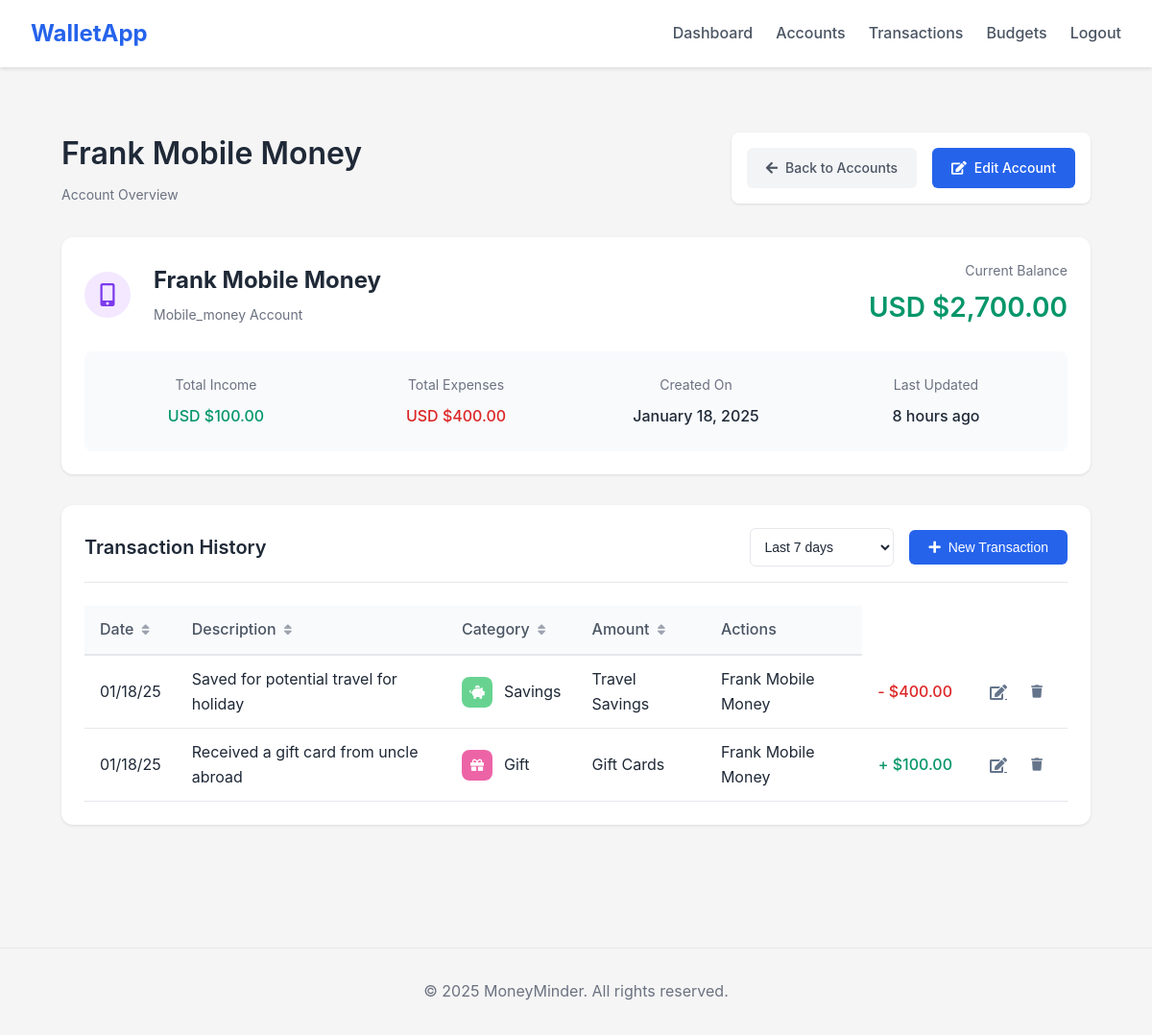
Screenshot of /accounts/49987432-ae99-4367-a65b-27c437ffd60e (signed in) with the database file from the repository.
### app/models/account.py (models this page shows, shortened)
class Account(db.Model, BaseModel):
    __tablename__ = 'accounts'
    name = db.Column(db.String(100), nullable=False)
    account_type = db.Column(db.String(50), nullable=False)  # bank, cash, mobile_money
    currency = db.Column(db.String(3), nullable=False, default='USD')
    balance = db.Column(db.Numeric(10, 2), nullable=False, default=0)
    description = db.Column(db.Text)
    user_id = db.Column(db.String(50), db.ForeignKey('users.id'), nullable=False)
    transactions = db.relationship('Transaction', back_populates='account', lazy='dynamic', cascade='all, delete-orphan')

### app/models/transaction.py (models this page shows, shortened)
class Transaction(db.Model, BaseModel):
    __tablename__ = 'transactions'
    amount = db.Column(db.Numeric(10, 2), nullable=False)
    transaction_type = db.Column(db.String(20), nullable=False)  # 'income' or 'expense'
    description = db.Column(db.Text)
    date = db.Column(db.DateTime, nullable=False, default=datetime.utcnow)
    category = db.Column(db.String(100), nullable=False)
    tag = db.Column(db.String(100), nullable=False)
    user_id = db.Column(db.String(50), db.ForeignKey('users.id'), nullable=False)
    account_id = db.Column(db.String(50), db.ForeignKey('accounts.id'), nullable=False)
    account = db.relationship('Account', back_populates='transactions')
    def get_category_icon(self):
        from app.models.category import Category
        return Category.PRESET_CATEGORIES.get(self.category, {}).get('icon', 'tag')
    def get_category_color(self):
        from app.models.category import Category
        return Category.PRESET_CATEGORIES.get(self.category, {}).get('color', '#718096')

### app/routes/accounts.py (the view)
@accounts.route('/<account_id>', methods=['GET'])
@login_required
def view(account_id):
    account = Account.query.filter_by(
        id=account_id,
        user_id=current_user.id
    ).first_or_404()
    end_date = datetime.utcnow()
    start_date = request.args.get('start_date',
                                  (end_date - timedelta(days=30)).strftime('%Y-%m-%d'))
    end_date = request.args.get('end_date', end_date.strftime('%Y-%m-%d'))
    start_date = datetime.strptime(start_date, '%Y-%m-%d')
    end_date = datetime.strptime(end_date, '%Y-%m-%d')
    transactions = Transaction.query.filter(
        Transaction.account_id == account_id,
        Transaction.user_id == current_user.id,
        Transaction.date >= start_date,
        Transaction.date <= end_date
    ).order_by(Transaction.date.desc()).all()
    total_income = sum(float(t.amount) for t in transactions if t.transaction_type == 'income')
    total_expenses = sum(float(t.amount) for t in transactions if t.transaction_type == 'expense')
    return render_template('accounts/view.html',
                           account=account,
                           transactions=transactions,
                           total_income=total_income,
                           total_expenses=total_expenses,
                           start_date=start_date,
                           end_date=end_date)

### app/models/__init__.py (called while the page is built)
    @classmethod
    def get_by_id(cls, id):
        return cls.query.get_or_404(id)

### app/utils/filters.py (called while the page is built)
def init_filters(app):
    @app.template_filter('account_icon')
    def account_icon_filter(account_type):
        icons = {
            'bank': 'university',
            'cash': 'wallet',
            'credit': 'credit-card',
            'investment': 'chart-line',
            'mobile_money': 'mobile-alt',
            'other': 'coins'
        }
        return icons.get(str(account_type).lower(), 'question')

### app/templates/accounts/view.html (shortened to what this page needs)
{% extends "base.html" %}
{% block styles %}
    <link rel="stylesheet" href="{{ url_for('static', filename='css/account-view.css') }}">
{% endblock %}
{% block content %}
    <div class="account-container">
        <div class="page-header">
            <div class="header-content">
                <div class="header-title">
                    <h1>{{ account.name }}</h1>
                    <span class="header-subtitle">Account Overview</span>
                </div>
                <div class="header-actions">
                    <a href="{{ url_for('accounts.index') }}" class="btn btn-secondary">
                        <i class="fas fa-arrow-left"></i> Back to Accounts
                    </a>
                    <a href="{{ url_for('accounts.edit', account_id=account.id) }}" class="btn btn-primary">
                        <i class="fas fa-edit"></i> Edit Account
                    </a>
                </div>
            </div>
        </div>
        <div class="account-summary-card">
            <div class="account-header">
                <div class="account-type-icon {{ account.account_type }}">
                    <i class="fas fa-{{ account.account_type|account_icon }}"></i>
                </div>
                <div class="account-info">
                    <h2>{{ account.name }}</h2>
                    <span class="account-type-label">{{ account.account_type|title }} Account</span>
                </div>
                <div class="balance-info">
                    <span class="label">Current Balance</span>
                    <span class="amount {% if account.balance < 0 %}negative{% endif %}">
                    {{ account.currency }} {{ "${:,.2f}".format(account.balance) }}
                </span>
                </div>
            </div>
            <div class="details-grid">
                <div class="detail-item">
                    <span class="label">Total Income</span>
                    <span class="value positive">
                    {{ account.currency }} {{ "${:,.2f}".format(total_income) }}
                </span>
                </div>
                <div class="detail-item">
                    <span class="label">Total Expenses</span>
                    <span class="value negative">
                    {{ account.currency }} {{ "${:,.2f}".format(total_expenses) }}
                </span>
                </div>
                <div class="detail-item">
                    <span class="label">Created On</span>
                    <span class="value">{{ moment(account.created_at).format('LL') }}</span>
                </div>
                <div class="detail-item">
                    <span class="label">Last Updated</span>
                    <span class="value">{{ moment(account.updated_at).fromNow() }}</span>
                </div>
            </div>
        </div>
        <div class="transactions-section">
            <div class="section-header">
                <h2>Transaction History</h2>
                <div class="filters">
                    <label for="timeRange"></label><select id="timeRange" class="form-control">
                    <option value="7" {% if days == 7 %}selected{% endif %}>Last 7 days</option>
                </select>
                    <button class="btn btn-primary"
                            onclick="window.location.href='{{ url_for('transactions.create', account_id=account.id) }}'">
                        <i class="fas fa-plus"></i> New Transaction
                    </button>
                </div>
            </div>
            <div class="transactions-table-container">
                {% if transactions %}
                    <table class="transactions-table">
                        <thead>
                        <tr>
                            <th class="sortable" data-sort="date">Date</th>
                            <th class="sortable" data-sort="description">Description</th>
                            <th class="sortable" data-sort="category">Category</th>
                            <th class="sortable" data-sort="amount">Amount</th>
                            <th>Actions</th>
                        </tr>
                        </thead>
                        <tbody>
                        {% for transaction in transactions %}
                            <tr class="{{ transaction.transaction_type }}">
                                <td>
                                    {% if transaction.date %}
                                        {{ transaction.date.strftime('%m/%d/%y') }}
                                    {% endif %}
                                </td>
                                <td>{{ transaction.description }}</td>
                                <td>
                                    <div class="category-cell">
                                        <div class="category-icon"
                                             style="background-color: {{ transaction.get_category_color() }}">
                                            <i class="fas fa-{{ transaction.get_category_icon() }}"></i>
                                        </div>
                                        <span>{{ transaction.category }}</span>
                                    </div>
                                </td>
                                <td>{{ transaction.tag }}</td>
                                <td>{{ transaction.account.name }}</td>
                                <td class="amount">
                                    {{ "+" if transaction.transaction_type == 'income' else "-" }}
                                    {{ "${:,.2f}".format(transaction.amount) }}
                                </td>
                                <td>
                                    <div class="table-actions">
                                        <a href="{{ url_for('transactions.edit', transaction_id=transaction.id) }}"
                                           class="btn-icon" title="Edit">
                                            <i class="fas fa-edit"></i>
                                        </a>
                                        <form method="post"
                                              action="{{ url_for('transactions.delete', transaction_id=transaction.id) }}"
                                              class="delete-form"
                                              onsubmit="return confirmDelete(event);">
                                            <button type="submit" class="btn-icon danger" title="Delete">
                                                <i class="fas fa-trash"></i>
                                            </button>
                                        </form>
                                    </div>
                                </td>
                            </tr>
                        {% endfor %}
                        </tbody>
                    </table>
                {% else %}
                    <div class="empty-state">
                        <i class="fas fa-receipt"></i>
                        <h3>No Transactions Found</h3>
                        <p>There are no transactions for the selected period.</p>
                    </div>
                {% endif %}
            </div>
        </div>
    </div>
{% endblock %}

### app/static/css/style.css (style rules this page uses)
* { margin: 0; padding: 0; box-sizing: border-box; }
body { font-family: 'Inter', -apple-system, BlinkMacSystemFont, 'Segoe UI', Roboto, sans-serif; line-height: 1.6; color: #333; background-color: #f5f5f5; }

### app/static/css/accounts.css (style rules this page uses)
.header-content { display: flex; justify-content: space-between; align-items: flex-start; margin-bottom: 1.5rem; }
.header-title { flex-grow: 1; }
.header-title h1 { font-size: 2rem; font-weight: 600; color: #1f2937; margin-bottom: 0.25rem; }
.header-actions { display: flex; justify-content: space-between; align-items: center; gap: 1rem; background-color: white; padding: 1rem; border-radius: 8px; box-shadow: 0 1px 3px rgba(0, 0, 0, 0.1); }
.btn { display: inline-flex; align-items: center; gap: 0.5rem; padding: 0.625rem 1.25rem; border-radius: 6px; font-size: 0.875rem; font-weight: 500; transition: all 0.2s ease; cursor: pointer; border: none; }
.btn-primary { background-color: #2563eb; color: white; }
.btn-secondary { background-color: #f3f4f6; color: #4b5563; }
.btn-icon { width: 32px; height: 32px; padding: 0; display: inline-flex; align-items: center; justify-content: center; border-radius: 6px; color: #6b7280; transition: all 0.2s ease; }

### rows the page displays
Account: name "Frank Mobile Money", account_type "Mobile_money", currency "USD", balance "$2,700.00", created_at "January 18, 2025", updated_at "8 hours ago"
Transaction: transaction_type "-", amount "$400.00"
Transaction: transaction_type "+", amount "$100.00"

### other values shown
{{ "${:,.2f}".format(total_income) }} "$100.00"
{{ "${:,.2f}".format(total_expenses) }} "$400.00"
